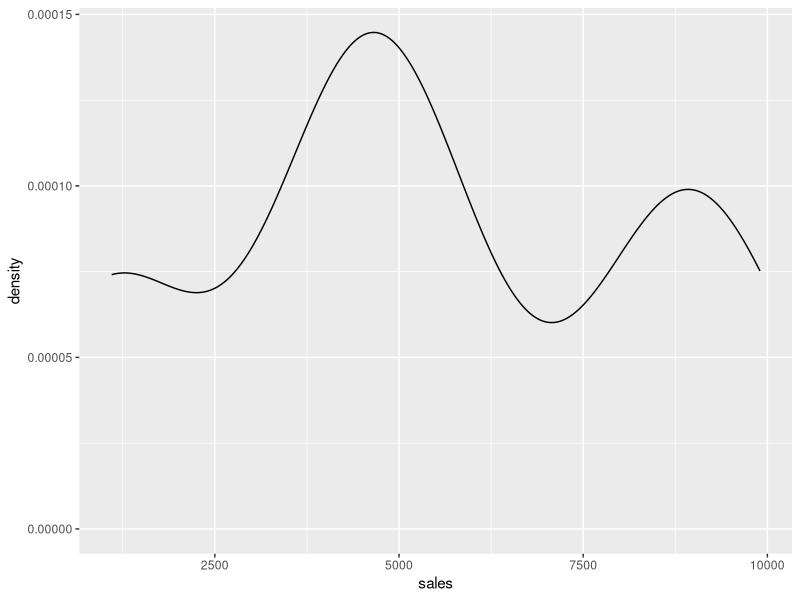
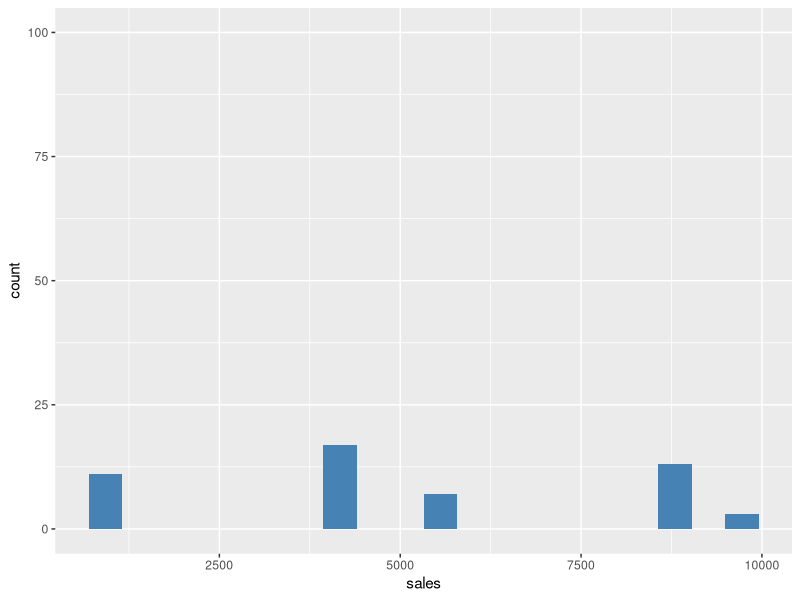
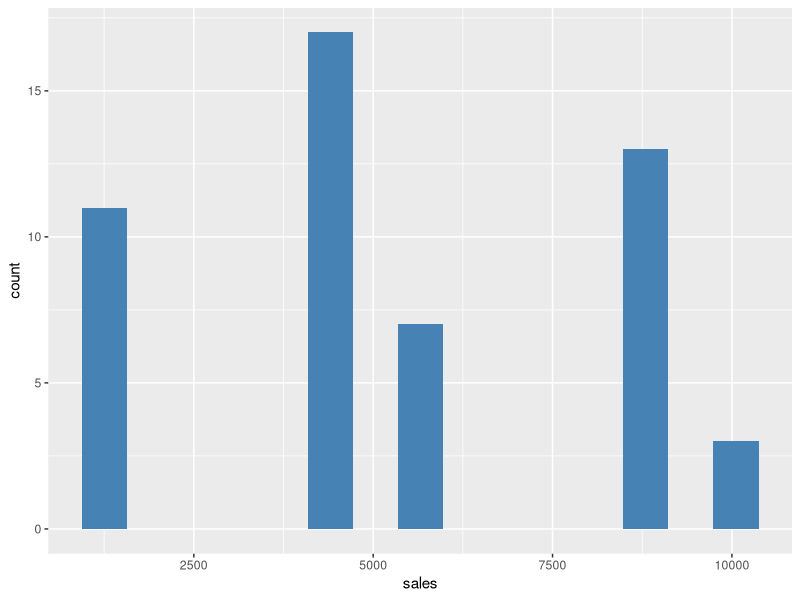
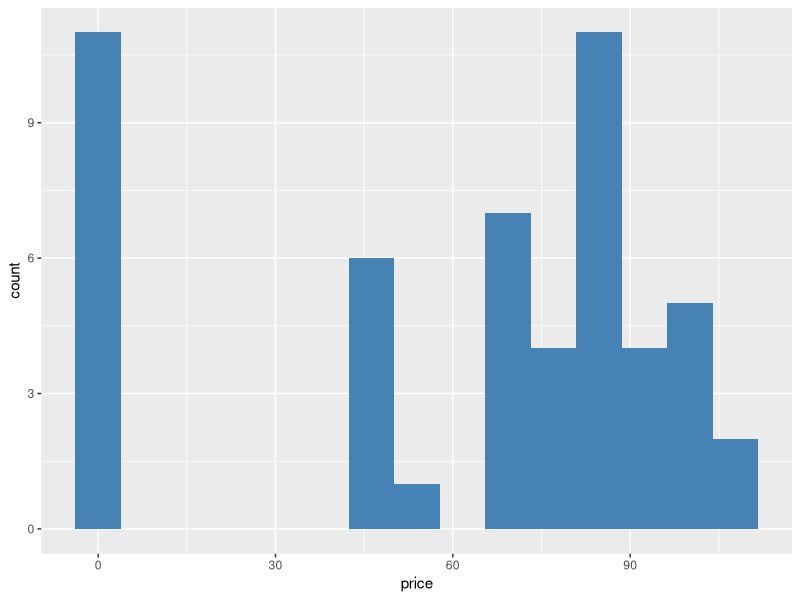
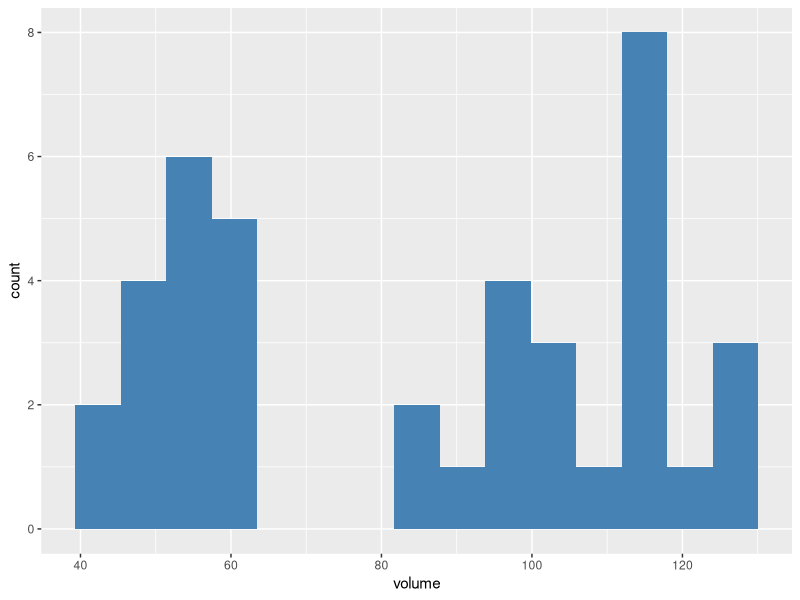

The R script that drew these images, in order:
## ---- chunk 1
knitr::opts_chunk$set(echo = FALSE)
knitr::opts_chunk$set(warning = FALSE)
knitr::opts_chunk$set(message = FALSE)
## ---- chunk 2
library(dplyr)
library(lubridate)
library(splines)
library(ggplot2)
library(forecast)
## ---- chunk 3
setwd("/home/georgy/Документы/Rstudio")
## ---- chunk 4
mydata <- read.csv(file = "data.csv")
str(mydata)
## ---- chunk 5
mydata$Date_Id <- ymd(mydata$Date_Id) # transform to date format
mydata$sales <- mydata$valuesales * 1000 # transform to currency
mydata <- mydata %>% filter(volumesales > 0)
mydata$price <- round(mydata$sales / mydata$volumesales, 4) # find price / litre
mydata$volume <- mydata$volumesales # name litres correctly for simplicity
mydata$SalesItem <- as.numeric(as.character(mydata$SalesItem))
mydata <- mydata %>% select(Date_Id, Shop_Id, SKU_Id, sales, price, volume)
dim(mydata)
## ---- chunk 6
mydata <- mydata %>% filter(sales > 0)
mydata <- mydata %>% filter(price > 0)
dim(mydata)
## ---- chunk 7
summary(mydata)
## ---- chunk 8
ggplot(mydata) + geom_density(aes(sales))
## ---- chunk 9
ggplot(mydata) + 
    geom_histogram(aes(sales), bins = 20, fill = "steelblue") +
    coord_cartesian(ylim = c(0, 100))
## ---- chunk 10
qnt <- quantile(mydata$sales, probs = c(0.25, 0.75), na.rm = TRUE)
h <- 1.5 * (qnt[2] - qnt[1])
lower_limit <- qnt[1] - h
upper_limit <- qnt[2] + h
c(lower_limit, upper_limit)
## ---- chunk 11
mydata$sales[mydata$sales < lower_limit] <- NA
mydata$sales[mydata$sales > upper_limit] <- NA
round(sum(is.na(mydata$sales)) / nrow(mydata), 3)
## ---- chunk 12
mydata <- mydata %>% filter(!is.na(sales))
## ---- chunk 13
ggplot(mydata) + geom_histogram(aes(sales), bins = 15, fill = "steelblue")
## ---- chunk 14
qnt <- quantile(mydata$price, probs = c(0.25, 0.75), na.rm = TRUE)
h <- 1.5 * (qnt[2] - qnt[1])
lower_limit <- qnt[1] - h
upper_limit <- qnt[2] + h
mydata$price[mydata$price < lower_limit] <- NA
mydata$price[mydata$price > upper_limit] <- NA
mydata <- mydata %>% filter(!is.na(price))
ggplot(mydata) + geom_histogram(aes(price), bins = 15, fill = "steelblue")
## ---- chunk 15
qnt <- quantile(mydata$volume, probs = c(0.25, 0.75), na.rm = TRUE)
h <- 1.5 * (qnt[2] - qnt[1])
lower_limit <- qnt[1] - h
upper_limit <- qnt[2] + h
mydata$volume[mydata$volume < lower_limit] <- NA
mydata$volume[mydata$volume > upper_limit] <- NA
mydata <- mydata %>% filter(!is.na(volume))
ggplot(mydata) + geom_histogram(aes(volume), bins = 15, fill = "steelblue")
## ---- chunk 16
summary(mydata)
